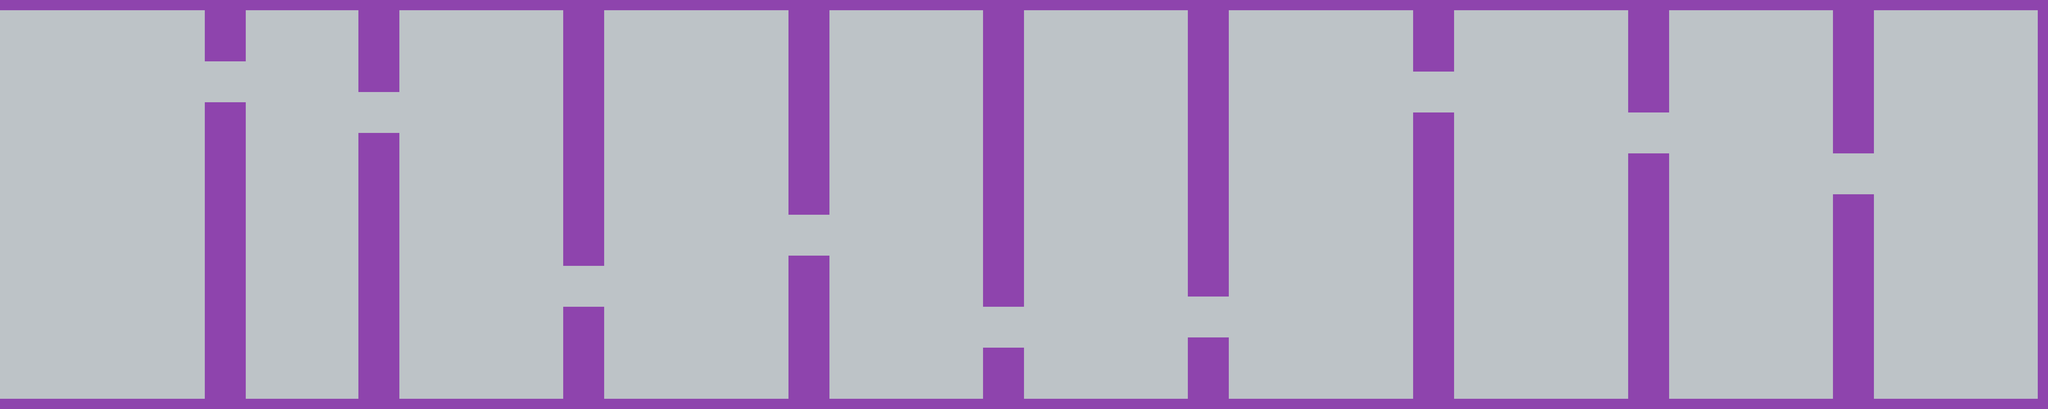

Tiled map render using the project's own tile images. Description and the map definition, with tile-layer contents summarised, below:
An orthogonal 200x40 tile map with 32x32 px tiles, 3 tile layers (background, obstacles, end).

<map version="1.0" orientation="orthogonal" width="200" height="40" tilewidth="32" tileheight="32">
 <tileset firstgid="1" name="tilesetflat" tilewidth="32" tileheight="32">
  <image source="tilesetflat.png" width="500" height="100" />
 </tileset>
 <layer name="background" width="200" height="40">
  <data>[8000 cells, 8000 non-empty, 1 distinct tile ids]</data>
 </layer>
 <layer name="obstacles" width="200" height="40">
  <data>[8000 cells, 1624 non-empty, 1 distinct tile ids]</data>
 </layer>
 <layer name="end" width="200" height="40">
  <data>[8000 cells, 39 non-empty, 1 distinct tile ids]</data>
 </layer>
</map>